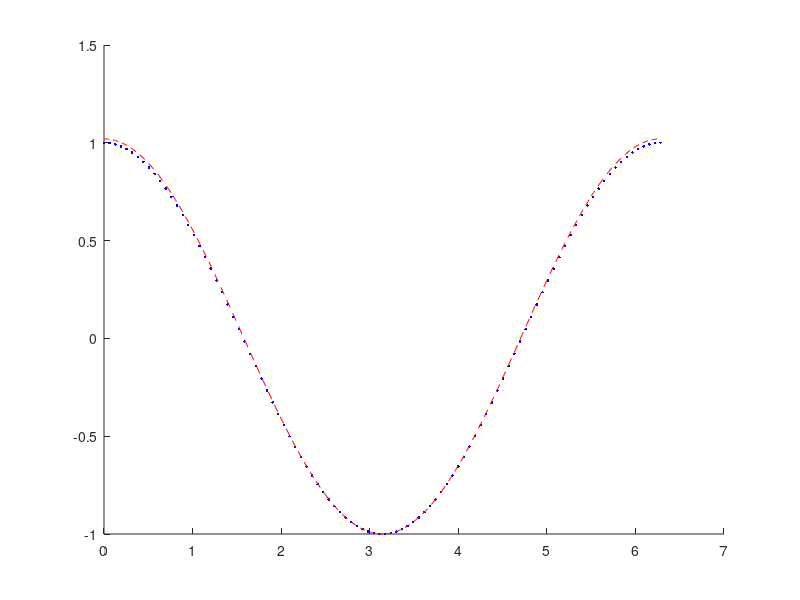

Here is the MATLAB script that generated this plot:
clear all
close all
clc

n = 100;
m = 1;
x = linspace(0.0,2*pi,n);
f = cos(x);

% Construcao da matriz A
for i = 1:m+1
    for j = 1:n
        A(j,i) = x(j)^(i-1);
    end
end

% Coeficentes a
for j = 0:m
    a(j+1) = 0;
    for k = 1:n
        a(j+1) = a(j+1) + (2/n)*f(k)*cos(j*x(k));
    end
end

% Coeficentes b
for j = 1:m
    b(j) = 0;
    for k = 1:n
        b(j) = b(j) + (2/n)*f(k)*sin(j*x(k));
    end
end

% Agrupando os coeficientes
c = [a, b];

xs = linspace(x(1), x(end), 500);

% Calculo de Sm
for i = 1:size(xs, 2)
   S(i) = c(1)/2;
   for j = 1:m
       S(i) = S(i) + c(j+1)*cos(j*xs(i));
   end
   for j = 1:m
       S(i) = S(i) + c(j+m+1)*sin(j*xs(i));
   end
end

hold on
plot(x,f,'b.');
plot(xs,S,'r--');
hold off
